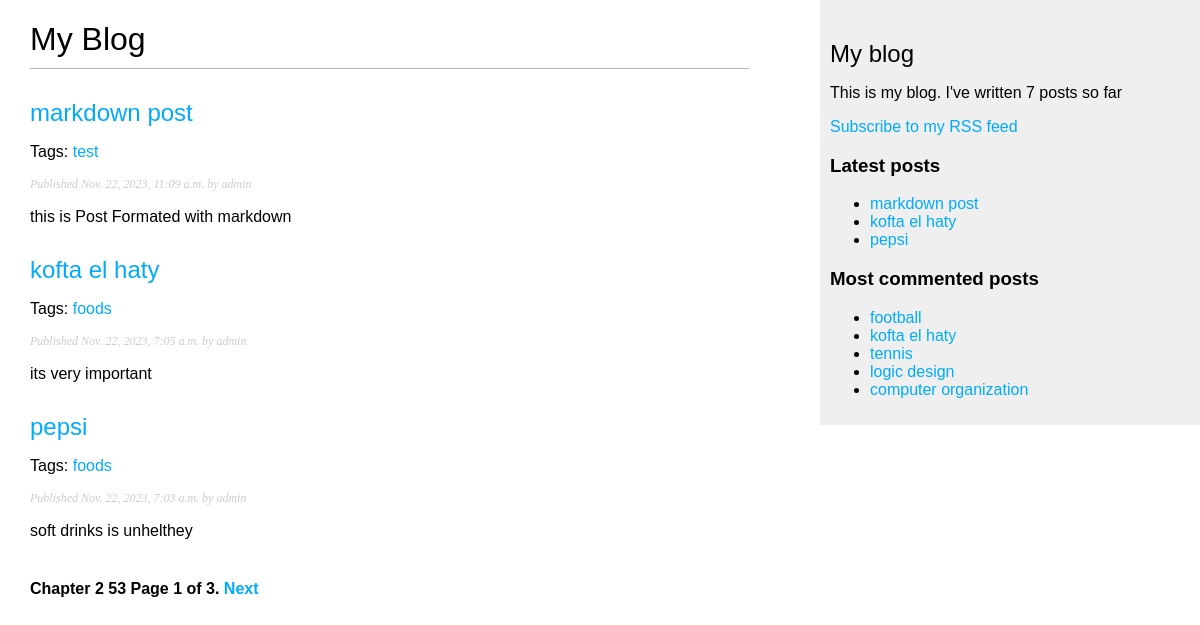
The page / on the database its author committed.
### blog/models.py (models this page shows, shortened)
class Post(models.Model):
    class Status(models.TextChoices):
        DRAFT = 'DF', 'Draft'
        PUBLISHED = 'PB', 'Published'
    tags=TaggableManager()
    title = models.CharField(max_length=250)
    slug = models.SlugField(max_length=250,unique_for_date='publish')
    author = models.ForeignKey(User,on_delete=models.CASCADE,related_name='blog_posts')
    body = models.CharField(max_length=250)
    publish = models.DateTimeField(default=timezone.now)
    created = models.DateTimeField(auto_now_add=True)
    updated = models.DateTimeField(auto_now=True)
    status = models.CharField(max_length=2,choices=Status.choices,default=Status.DRAFT)
    objects = models.Manager()
    published = PublishedManager()
    class Meta:
        ordering = ['-publish']
        indexes = [
            models.Index(fields=['-publish']),
        ]
    def get_absolute_url(self):
        return reverse('blog:detail',args=[self.publish.year,self.publish.month,self.publish.day,self.slug])

### blog/views.py (the view)
# urls.py: path('',views.list,name='list'),
def list(request,tag_slug=None):
    list=Post.published.all()
    tag=None
    if tag_slug:
        tag=get_object_or_404(Tag,slug=tag_slug)
        list=list.filter(tags__in=[tag])
    paginator = Paginator(list, 3)
    page_number = request.GET.get('page', 1)
    try:
        posts = paginator.page(page_number)
    except PageNotAnInteger:
        posts = paginator.page(1)
    except EmptyPage:
        posts = paginator.page(paginator.num_pages)
    return render(request,'blog/list.html',{'posts': posts,'tag':tag})

### blog/models.py (called while the page is built)
    def get_queryset(self):
        return super().get_queryset() \
            .filter(status=Post.Status.PUBLISHED)

### blog/templatetags/blog_tags.py (called while the page is built)
@register.simple_tag
def total_posts():
    return Post.published.count()

@register.inclusion_tag('blog/latest.html')
def show_latest(count=5):
    latest=Post.published.order_by('-publish')[:count]
    return {'latest':latest}

@register.simple_tag
def most_commented(count=5):
    return Post.published.annotate(total_comments=Count('comments')).order_by('-total_comments')[:count]

@register.filter(name='markdown')
def markdown_format(text):
    return mark_safe(markdown.markdown(text))

### templates/blog/list.html (shortened to what this page needs)
{% extends "base.html" %}
{% load blog_tags %}
{% block content %}
<h1>My Blog</h1>
{% for post in posts %}
<h2>
<a href="{{ post.get_absolute_url }}">
{{ post.title }}
</a>
</h2>
<p class="tags">
Tags:
{% for tag in post.tags.all %}
<a href="{% url "blog:list_by_tag" tag.slug %}">
{{ tag.name }}
</a>
{% endfor %}
</p>
<p class="date">
Published {{ post.publish }} by {{ post.author }}
</p>
{{ post.body|markdown|truncatewords_html:30 }}
{% endfor %}
{% include "parts/pagination.html" with page=posts %}
{% endblock %}

### templates/base.html (shortened to what this page needs)
{% load blog_tags %}
{% load static %}
<!DOCTYPE html>
<html>
<head>
<link href="{% static 'css/blog.css' %}" rel="stylesheet">
</head>
<body>
<div id="content">
{% block content %}
{% endblock %}
</div>
<div id="sidebar">
<h2>My blog</h2>
<p>
    This is my blog.
    I've written {% total_posts %} posts so far
</p>
<p>
<a href="{% url "blog:post_feed" %}">
Subscribe to my RSS feed
</a>
</p>
<h3>Latest posts</h3>
{% show_latest 3 %}
<h3>Most commented posts</h3>
{% most_commented as most_commented %}
<ul>
{% for post in most_commented %}
<li>
<a href="{{ post.get_absolute_url }}">{{ post.title }}</a>
</li>
{% endfor %}
</ul>
</div>
</body>
</html>

### templates/parts/pagination.html (shortened to what this page needs)
<div class="pagination">
<span class="step-links">
Chapter 2 53
<span class="current">
Page {{ page.number }} of {{ page.paginator.num_pages }}.
</span>
{% if page.has_next %}
<a href="?page={{ page.next_page_number }}">Next</a>
{% endif %}
</span>
</div>

### templates/blog/latest.html
<ul>
{% for post in latest %}
<li>
<a href="{{ post.get_absolute_url }}">{{ post.title }}</a>
</li>
{% endfor %}
</ul>

### mysite/static/css/blog.css (style rules this page uses)
body { margin:0; padding:0; font-family:helvetica, sans-serif; }
a { color:#00abff; text-decoration:none; }
h1 { font-weight:normal; border-bottom:1px solid #bbb; padding:0 0 10px 0; }
h2 { font-weight:normal; margin:30px 0 0; }
#content { float:left; width:60%; padding:0 0 0 30px; }
#sidebar { float:right; width:30%; padding:10px; background:#efefef; height:100%; }
p.date { color:#ccc; font-family: georgia, serif; font-size: 12px; font-style: italic; }
.pagination { margin:40px 0; font-weight:bold; }

### rows shown on the page
Post: title "markdown post", publish "Nov. 22, 2023, 11:09 a.m.", author "admin", body "this is Post Formated with markdown"
Tag: name "test"
Post: title "kofta el haty", publish "Nov. 22, 2023, 7:05 a.m.", author "admin", body "its very important"
Tag: name "foods"
Post: title "pepsi", publish "Nov. 22, 2023, 7:03 a.m.", author "admin", body "soft drinks is unhelthey"
Post: title "football"
Post: title "tennis"
Post: title "logic design"
Post: title "computer organization"

### other values the page prints
{{ page.number }} "1"
{{ page.paginator.num_pages }} "3"
